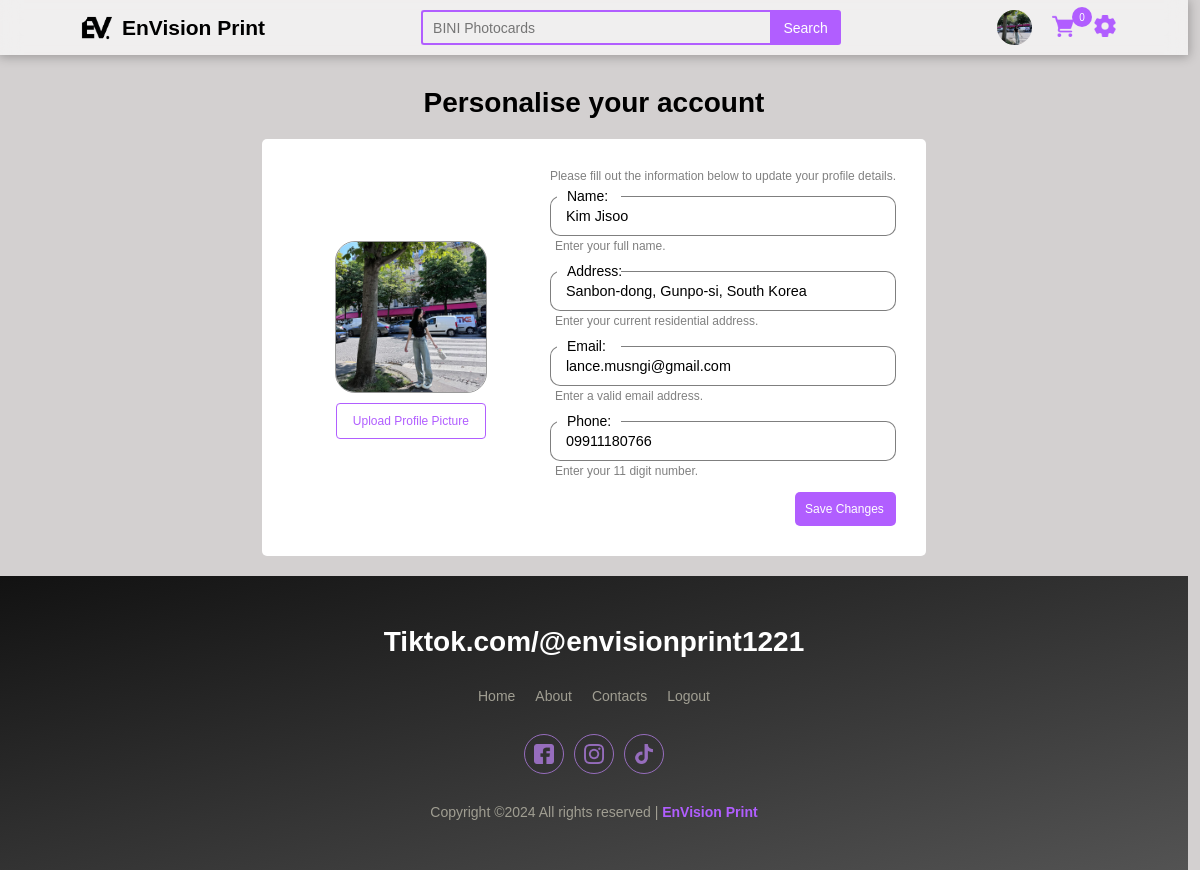
/edituser.php, run on the app's committed database.
### tables this page shows
CREATE TABLE `page` (
  `ItemID` int(11) NOT NULL,
  `Itemname` varchar(50) NOT NULL,
  `value` varchar(200) NOT NULL
);

CREATE TABLE `currentuser` (
  `UserId` int(11) NOT NULL,
  `FName` varchar(50) NOT NULL,
  `username` varchar(200) NOT NULL,
  `email` varchar(50) NOT NULL,
  `address` varchar(200) DEFAULT NULL,
  `phone` varchar(15) DEFAULT NULL,
  `profile` varchar(200) NOT NULL
);

### query.php (called while the page is built, shortened)
<?php
$queryUser = mysqli_query($con, "SELECT * FROM currentuser WHERE UserID = 1");
$rowUser = mysqli_fetch_assoc($queryUser);
$username = $rowUser["username"];
$address = $rowUser['address'];
$phone = $rowUser['phone'];
if ($username != 0) {
    $on = mysqli_query($con, "SELECT * FROM users WHERE username = '$username'");
    $rowon = mysqli_fetch_assoc($on);
    $UserID = $rowon["UserID"];
    $query69 = mysqli_query($con, "SELECT COUNT(cart_id) AS count from cart WHERE customer_id = $UserID");
    $row69 = mysqli_fetch_assoc($query69);
    $cartcount = $row69["count"];
} else {
    $verification = '0';
    $block = '0';
}
$queryPage = mysqli_query($con, "SELECT * FROM page WHERE ItemID IN (1, 2, 3, 4, 5)");
while ($rowPage = mysqli_fetch_assoc($queryPage)) {
    if ($rowPage["ItemID"] == 1) {
        $logo = $rowPage["value"];
    } elseif ($rowPage["ItemID"] == 2) {
        $companyname = $rowPage["value"];
    } elseif ($rowPage["ItemID"] == 3) {
        $backgroundimg = $rowPage["value"];
    } elseif ($rowPage["ItemID"] == 4) {
        $backgroundcolor = $rowPage["value"];
    } elseif ($rowPage["ItemID"] == 5) {
        $color = $rowPage["value"];
    }
}

### edituser.php (the view, shortened to what this page needs)
<!DOCTYPE html>
<html>
<head>
    <?php
    include("connect.php");
    include("query.php");
    ?>
    <link rel="stylesheet" href="css/global.css">
    <link rel="stylesheet" href="css/edituser.css">
</head>
<body>
    <?php
    include("header.php");
    ?>
    <br><br>
    <h1 class="center">Personalise your account</h1>
    <section></a>
        <div class="wrapper" id="w1">
            <form action="" method="post" enctype="multipart/form-data">
                <div class="wedit">
                    <div class="weditimg">
                        <div class="profileImage"><img id='profileimg' src='<?= $location ?>' alt='Profile Picture'></div>
                        <label class="btn-upload-img">
                            Upload Profile Picture <input type="file" id="img" name="img" accept="image/*">
                        </label>
                    </div>
                    <div class="weform">
                        <p class="email">Please fill out the information below to update your profile details.</p>
                        <div class="inweform">
                            <div class="weitem">
                                <div class="border">
                                    <p>Name:</p>
                                </div>
                                <?php
                                echo "<input type='text' class='input2' name='first_name' value='$FName'>";
                                ?>
                                <p class="email">Enter your full name.</p>
                            </div>
                            <div class="weitem">
                                <div class="border">
                                    <p>Address:</p>
                                </div>
                                <?php
                                echo "<input type='text' class='input2' name='address' value='$address' title='Enter your current residential address'>";
                                ?>
                                <p class="email">Enter your current residential address.</p>
                            </div>
                        </div>
                        <div class="inweform">
                            <div class="weitem">
                                <div class="border">
                                    <p>Email:</p>
                                </div>
                                <?php
                                echo "<input type='text' class='input2' name='email' id='emailInput' value='$email' style='text-transform: none;' pattern='.*\.com' title='Please enter a valid email address'>";
                                ?>
                                <p class="email">Enter a valid email address.</p>
                            </div>
                            <div class="weitem">
                                <div class="border">
                                    <p>Phone:</p>
                                </div>
                                <?php
                                echo "<input type='tel' class='input2' name='phone' value='$phone' pattern='^(\d{11}|\d{12}|\d{13})?$' title='Enter 11 or 13 digits'>";
                                ?>
                                <p class="email">Enter your 11 digit number.</p>
                            </div>
                            <label class="btn-save">
                                <div class="btnsave">
                                    Save Changes <input formaction="updateuser.php" type="submit" name="submit">
                                </div>
                            </label>
                        </div>
                    </div>
                </div>
            </form>
        </div>
    </section>
    <?php include("footer.php"); ?>
</body>
</html>

### header.php (shortened to what this page needs)
<nav>
    <div class="header">
        <div class="logo">
            <a href='Landingpage.php#'>
                <img src='<?= $logo ?>' height='55px'>
                <h1>EnVision Print</h1>
            </a>
        </div>
        <div class="searchbar">
            <input type="text" class="searchinp searchbar" id="searchbar" onchange="loadXMLDoc('search')" placeholder="BINI Photocards">
            <button class="searchbtn">Search</button>
        </div>
        <?php
        $query = mysqli_query($con, "select * from currentuser where UserID = '1'");
        $row = mysqli_fetch_assoc($query);
        $location = $row["profile"];
        $username = $row["username"];
        $FName = $row["FName"];
        $email = $row["email"];
        if ($username == "0") {
            echo "<div class='login'>
             <div class='pointer' id='popup-signin'>
                 <img src='css/img/login.png' height='15'>
                 <p class='loginb'>Sign in</p>
             </div>
             <div>|</div>
             <div class='pointer' id='popup-create'>
              <img src='css/img/createacc.png'height='15'>
                 <p class='signupb'>Create Account</p>
             </div>
         </div>";
        } else {
            echo "<div class='profile'>
                            <img src='$location' width='35' height='35' id='currentuser'>
                    <div id='inout'>
                    </div>
                        <div class='carts'>
                        <a href='cart.php'><img src='css/img/shopping-cart.png' width='22' id='currentuser'><div class='cartcount'>$cartcount</div></a>
                        <a onclick='showSettingsPopup()'><img src='css/img/setting.png' width='22' id='profile'>";
            echo "</a></div></div>";
        }
        ?>
    </div>
</nav>

### css/global.css (style rules this page uses)
* { font-family: Arial, Helvetica, sans-serif; scroll-behavior: smooth; max-width: 99vw; z-index: 0; padding: 0px; margin: 0px; box-sizing: border-box; }
body { font-size: 14px; background-color: #d3d0d0; }
a { text-decoration: none; color: black; cursor: pointer; }
.center { display: flex; justify-content: center; }
nav { position: sticky; top: 0px; z-index: 2; background-color: #ffffffa6; backdrop-filter: blur(10px); }
.header { width: 100%; height: 55px; box-shadow: rgba(0, 0, 0, 0.267) 0 1px 10px 1px; display: flex; gap: 156px; justify-content: center; align-items: center; }
.logo > a { display: flex; align-items: center; }
.logo img { height: 50px; padding: 8px; }
.searchbar { width: 420px; height: 35px; display: flex; }
.searchbar .searchinp { all: unset; border: solid 2px var(--primary); vertical-align: middle; width: 100%; padding: 8px 20px 8px 10px; font-size: 1em; line-height: 20px; border-right: 0 none; border-radius: 0.1875rem 0 0 0.1875rem; border-color: var(--primary); }
.searchbar .searchbtn { all: unset; display: flex; padding: 3px; border-radius: 0 3px 3px 0; background-color: var(--primary); width: 41px; justify-content: center; align-items: center; color: white; padding: 0 15px; }
.profile { display: flex; align-items: center; gap: 10px; }
.profile > img { border-radius: 50%; object-fit: cover; }
.email { font-size: 12px; color: gray; }
.carts { display: flex; gap: 20px; align-items: center; }
.cartcount { margin: -28px 14px; position: absolute; background-color: var(--primary); color: white; width: 15px; height: 15px; border-radius: 50%; display: flex; align-items: center; justify-content: center; font-size: x-small; }
.input2 { background: none; border: 0; outline: 0; height: 40px; width: 100%; font-size: 0.9rem; padding: 8px 15px; background-color: white; margin-top: 10px; border-radius: 10px; border: 1px solid #00000080; }
.cartcount { margin: -33px 20px; position: absolute; background-color: var(--primary); color: white; width: 20px; height: 20px; border-radius: 50%; display: flex; align-items: center; justify-content: center; }

### css/edituser.css (style rules this page uses)
.wedit { display: flex; min-height: 344px; align-items: center; border-radius: 5px; padding: 30px; gap: 20px; background: white; }
.weditimg { width: 238px; height: 272px; display: flex; flex-direction: column; align-items: center; justify-content: center; gap: 10px; }
.weditimg img { object-fit: cover; width: 150px; height: 150px; }
div#w1 { display: flex; justify-content: center; margin: 20px; }
.border { position: relative; margin: 0 0 -23px 7px; z-index: 2; background: white; border-radius: 10px; padding: 5px 5px 5px 10px; width: 64px; }
.weditimg label { margin: 0 auto 15px; padding: 10px 0; border: 1px solid var(--primary); font-size: 12px; transition: all 0.2s ease-in; }
.btn-upload-img { width: 150px; color: var(--primary); border-radius: 4px; text-align: center; cursor: pointer; }
.btnsave { margin: 9px 0 0 auto; padding: 10px; background-color: var(--primary); color: #fff; border-radius: 5px; font-size: 12px; width: 101px; transition: all 0.3s ease-in; }
#profileimg { transition: opacity 0.5s ease-in-out; opacity: 1; }
.profileImage { border: 1px solid rgba(0, 0, 0, 0.4); border-radius: 20px; overflow: hidden; display: flex; justify-content: center; align-items: center; }
.weitem .email { padding: 3px 0 5px 5px; }

### data on the page
page: value (picture)
currentuser: profile (picture), first_name "Kim Jisoo", address "Sanbon-dong, Gunpo-si, South Korea", email "lance.musngi@gmail.com", phone "09911180766"

### other printed values
$cartcount "0"
